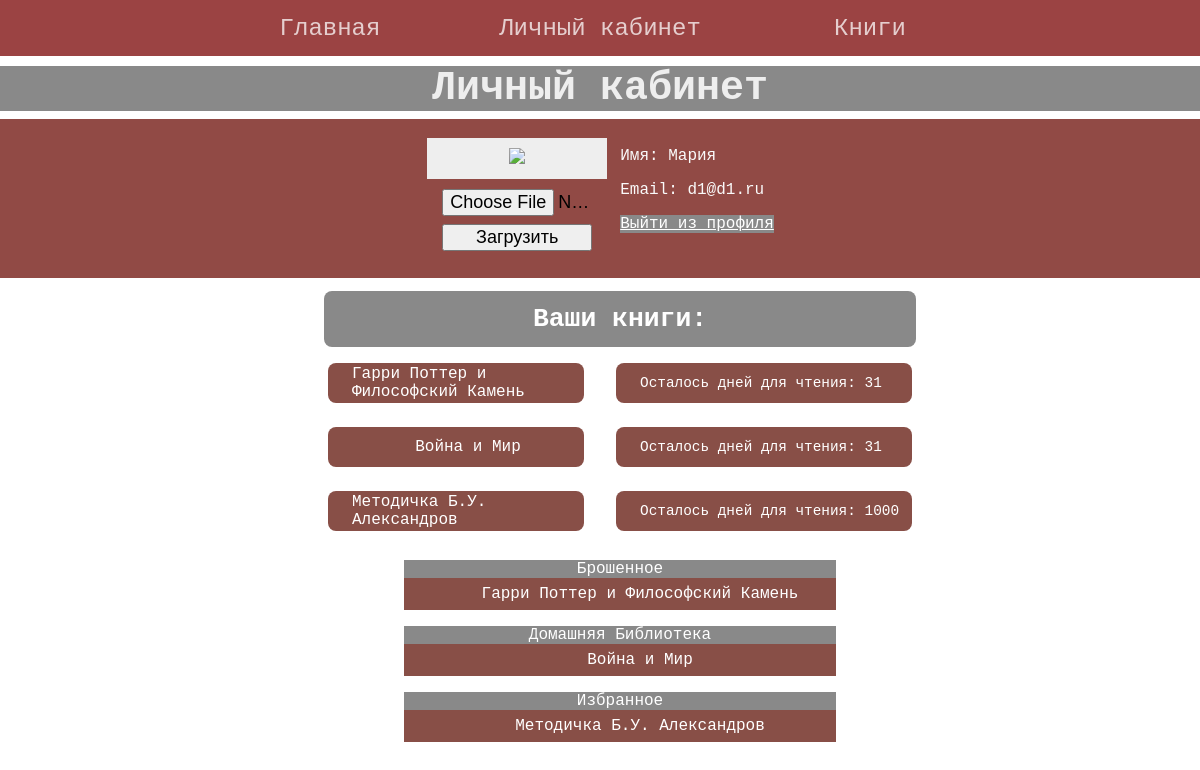
Screenshot of /profile (signed in) with the database file from the repository.
### tables this page shows
CREATE TABLE mainmenu (
id integer PRIMARY KEY AUTOINCREMENT, 
title text NOT NULL, 
url text NOT NULL
);

CREATE TABLE users (
id integer PRIMARY KEY AUTOINCREMENT,
name text NOT NULL,
email text NOT NULL,
psw text NOT NULL,
avatar BLOB DEFAULT NONE,
time integer NOT NULL
);

CREATE TABLE usersandbooks (
    id integer,
    bookid integer,
    days integer,
    FOREIGN KEY (id) REFERENCES users(id),
    FOREIGN KEY (bookid) REFERENCES books(bookid)
);

CREATE TABLE books (
bookid integer PRIMARY KEY AUTOINCREMENT,
name text NOT NULL,
author text NOT NULL,
genre text NOT NULL,
preview BLOB DEFAULT NONE,
isbn integer UNIQUE NOT NULL,
pages integer NOT NULL,
phouse text NOT NULL,
year integer NOT NULL,
edition integer NOT NULL,
availibility integer NOT NULL
);

CREATE TABLE groups (
    groupid integer PRIMARY KEY AUTOINCREMENT,
    groupname text NOT NULL
);

CREATE TABLE usersliked (
    id integer,
    bookid integer,
    groupid integer,
    FOREIGN KEY (id) REFERENCES users(id),
    FOREIGN KEY (bookid) REFERENCES books(bookid),
    FOREIGN KEY (groupid) REFERENCES groups(groupid)
);

### app.py (the view)
@app.route('/profile')
@login_required
def profile():
    dbase.activateUser(current_user.get_id())
    books = dbase.bookCount(current_user.get_id())
    name = dbase.userBooks(current_user.get_id())
    groups = dbase.getGroups()
    liked = dbase.likedBooks(current_user.get_id())
    return render_template("profile.html", menu=dbase.getMenu(), title="Личный кабинет",  books = books,\
                            name=name, groups = groups, liked = liked)

### FlaskDB.py (called while the page is built)
    def getMenu(self):
        sql = '''SELECT * FROM mainmenu'''
        try:
            self.__cur.execute(sql)
            res = self.__cur.fetchall()
            if res: return res
        except:
            print("Ошибка чтения из БД")
        return []

    def getGroups(self):
        try:
            self.__cur.execute(f"SELECT * \
                                FROM groups ORDER BY groupname")
            res = self.__cur.fetchall()
            if res: return res
        except sqlite3.Error as e:
            print("Ошибка получения категорий из БД"+str(e))
        return[]

    def bookCount(self, userid):
        try:
            self.__cur.execute(f"SELECT COUNT(*)\
                                FROM usersandbooks\
                                WHERE id = {userid}")
            res = self.__cur.fetchall()
            if res: return res
        except sqlite3.Error as e:
            print("Ошибка получения книги из БД"+str(e))

    def userBooks(self, userid):
        try:
            self.__cur.execute(f"SELECT books.name, usersandbooks.days\
                                    FROM usersandbooks, books\
                                    WHERE usersandbooks.id = '{userid}' AND books.bookid=usersandbooks.bookid")
            res = self.__cur.fetchall()
            if res: return res
        except sqlite3.Error as e:
            print("Ошибка получения книги из БД"+str(e))

    def likedBooks(self, userid):
        try:
            self.__cur.execute(f"SELECT books.name, usersliked.groupid, groups.groupname\
                                FROM usersliked, books, groups\
                                WHERE usersliked.groupid=groups.groupid AND usersliked.bookid = books.bookid\
                                AND usersliked.id = {userid} ORDER BY\
                                groupname")
            res = self.__cur.fetchall()
            if res: return res
        except sqlite3.Error as e:
            print("Ошибка получения книги из БД"+str(e))

    def getUser(self, user_id):
        try:
            self.__cur.execute(f"SELECT * FROM users WHERE id = {user_id} LIMIT 1")
            res = self.__cur.fetchone()
            if not res:
                print("Пользователь не найден")
                return False
            return res
        except sqlite3.Error as e:
            print("Ошибка получения данных из БД "+str(e))
        return False

### UserLogin.py (called while the page is built)
    def fromDB(self, user_id, db):
        self.__user = db.getUser(user_id)
        return self

### templates/profile.html (shortened to what this page needs)
{% extends 'base.html' %}
{% block content %}
{{ super() }}
<table border="0" class="profile-table aboutProfile_1">
    <tr>
        <td class="photoProfile" valign="top">
            <div class="profile-ava"><img src="{{ url_for('userava') }}"></div>
            <div class="profile-load">
                <form action="{{url_for('upload')}}" method="POST" enctype="multipart/form-data">
                    <input class="btnPhotoProfile" type="file" name="file">
                    <input class="btnPhotoProfile" type="submit" value="Загрузить">
                </form>
            </div>
        </td>
        <td valign="top" class="profile-panel">
            <ul class="profile-info">
                <li>Имя: {{ current_user.getName() }}</li>
                <li>Email: {{ current_user.getEmail() }}</li>
                <a class="outFromProfile" href="{{url_for('logout')}}">Выйти из профиля</a>
            </ul>
        </td>
    </tr>
</table>
{% block books %}
<ul class="allYouBooks">
    <div class="youBooks">
        <p>Ваши книги:</p>
    </div>
    <div class="allYouBooks-2">
        {% for n in name -%}
        <div class="infoYouBook">
            <div class="bookDays">
                <li> {{n.name}}</li>
            </div>
            <div class="days">
                <p>Осталось дней для чтения: {{n.days}} </p>
            </div>
        </div>
        {% endfor -%}
    </div>
</ul>
{% endblock %}
{% block groups %}
<ul class="groups">
    {% for g in groups-%}
    <div class="group-1">
        <div class="groupName">
            <li>{{g.groupname}}</li>
        </div>
        {% for l in liked -%}
        {% if g.groupid|int() == l.groupid|int()-%}
        <div class="bookInGroup">
            <ol>
                <p>{{l.name}}</p>
            </ol>
        </div>
        {% endif %}
        {% endfor -%}
    </div>
    {% endfor -%}
</ul>
{% endblock %}
{% endblock %}

### templates/base.html (shortened to what this page needs)
<!DOCTYPE html>
<html>
<head>
<link type="text/css" href="{{ url_for('static', filename='css/styles.css')}}" rel="stylesheet"/>
</head>
<body>
{% block content -%}
        {% block mainmenu -%}
<ul class="mainmenu">
        {% for m in menu -%}
<li><a href="{{m.url}}">{{m.title}}</a></li>
        {% endfor -%}
</ul>
        {% endblock mainmenu -%}
        {% if title -%}
<h1>{{title}}</h1>
        {% endif -%}
{% endblock -%}
</body>

### static/css/styles.css (style rules this page uses)
html, body { font-family: monospace; margin: 0; padding: 0; height: 100%; width: 100%; }
ul.mainmenu { display: flex; list-style: none; background: rgb(155 67 67); height: 40px; margin: 0; padding: 0; color: rgba(255, 255, 255, 0.74); font-size: 20px; overflow: hidden; align-items: center; justify-content: center; height: 7vh; }
ul.mainmenu li { height: 5vh; width: 29vh; display: flex; align-items: center; justify-content: center; margin: 0px 19px; text-decoration: none; border-radius: 0.5vh; color: rgba(255, 255, 255, 0.74); background-color: #00000000; font-size: 3vh; transition: background-color 0.3s, color 0.3s; }
ul.mainmenu li a { color: rgba(255, 255, 255, 0.74); display: flex; text-decoration: none; }
.profile-ava { width: 160px; text-align: center; overflow: hidden; background: #eee; padding: 10px; }
.profile-ava img { max-width: 150px; height: auto; }
.profile-load { margin-top: 10px; overflow: hidden; max-width: 150px; }
.profile-load input[type=submit], input[type=file] { width: 100%; font-size: 18px; }
.profile-panel { padding: 0 0 0 10px; }
ul.profile-info { list-style: none; margin: 10px 0 0 0; padding: 0; color: #fafafa; }
ul.profile-info li { margin-top: 10px; }
h1 { text-align: center; font-size: 5vh; background-color: #898989; color: #eee; margin-bottom: 1vh; margin-top: 1vh; }
.profile-table { display: flex; align-items: center; justify-content: center; flex-direction: column; }
.photoProfile { display: flex; flex-direction: column; align-items: center; justify-content: center; }
.btnPhotoProfile { margin: 0 1vh 1vh 0; }
.aboutProfile_1 { background-color: #914a45; font-family: monospace; font-size: 2vh; padding: 2vh; }
.outFromProfile { color: white; background-color: #898989; }
.youBooks { background-color: #898989; width: 74vh; height: 7vh; color: white; font-weight: 900; font-size: 3.3vh; text-align: center; display: flex; align-items: center; justify-content: center; border-radius: 1vh; }
.allYouBooks { display: flex; justify-content: center; align-items: center; flex-direction: column; }
.infoYouBook { display: flex; flex-direction: row; align-items: center; justify-content: center; }
.bookDays { width: 29vh; background-color: #884f47; color: white; height: 5vh; margin: 2vh 4vh 1vh 0vh; display: flex; border-radius: 1vh; font-size: 2vh; align-items: center; justify-content: center; padding: 0vh 0vh 0vh 3vh; list-style: none; }
.allYouBooks-2 { display: flex; justify-content: center; flex-direction: column; align-items: flex-start; }
.days { width: 34vh; background-color: #884f47; color: white; height: 5vh; margin: 2vh 0vh 1vh 0vh; display: flex; border-radius: 1vh; font-size: 1.8vh; align-items: center; justify-content: flex-start; padding: 0vh 0vh 0vh 3vh; }
.groupName { width: 54vh; background-color: #898989; font-size: 2vh; list-style: none; text-align: center; color: white; }
.groups { display: flex; flex-direction: column; justify-content: center; align-items: center; }
.group-1 { display: flex; flex-direction: column; align-items: center; justify-content: center; margin: 1vh; }
.bookInGroup { background-color: #884f47; display: flex; font-size: 2vh; list-style: none; text-align: center; color: white; flex-direction: column; width: 54vh; height: 4vh; align-items: center; justify-content: center; }

### rows the page displays
mainmenu: title "Главная"
mainmenu: title "Личный кабинет"
mainmenu: title "Книги"
users: getName "Мария", getEmail "d1@d1.ru"
usersandbooks: name "Гарри Поттер и Философский Камень", days "31"
usersandbooks: name "Война и Мир", days "31"
usersandbooks: name "Методичка Б.У. Александров", days "1000"
groups: groupname "Брошенное"
usersliked: name "Гарри Поттер и Философский Камень"
groups: groupname "Домашняя Библиотека"
usersliked: name "Война и Мир"
groups: groupname "Избранное"
usersliked: name "Методичка Б.У. Александров"
